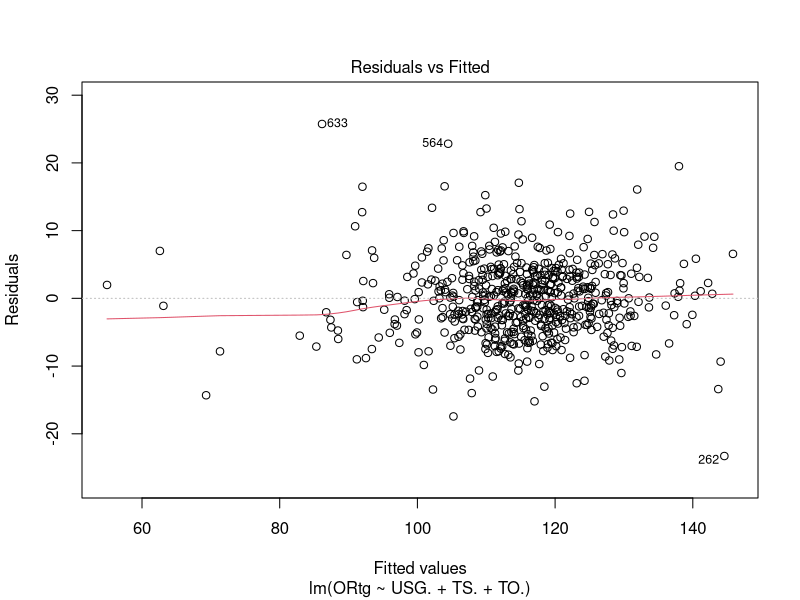
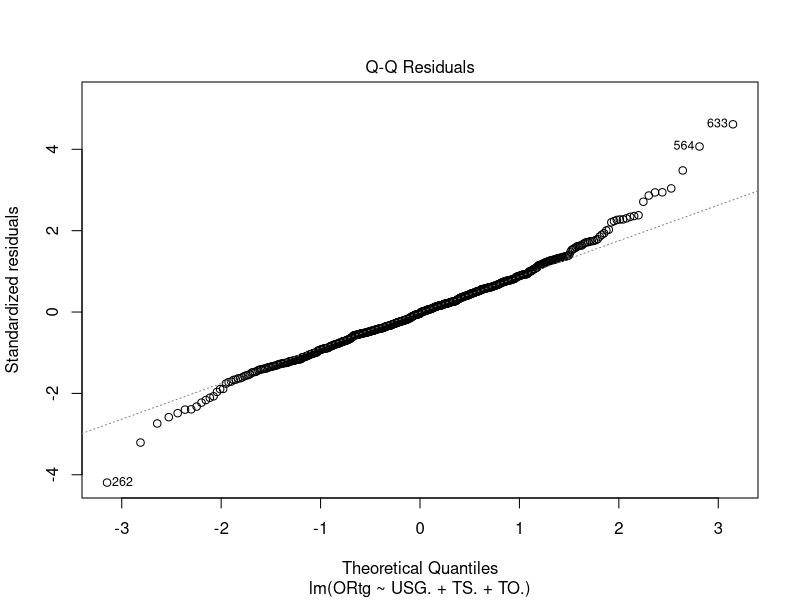
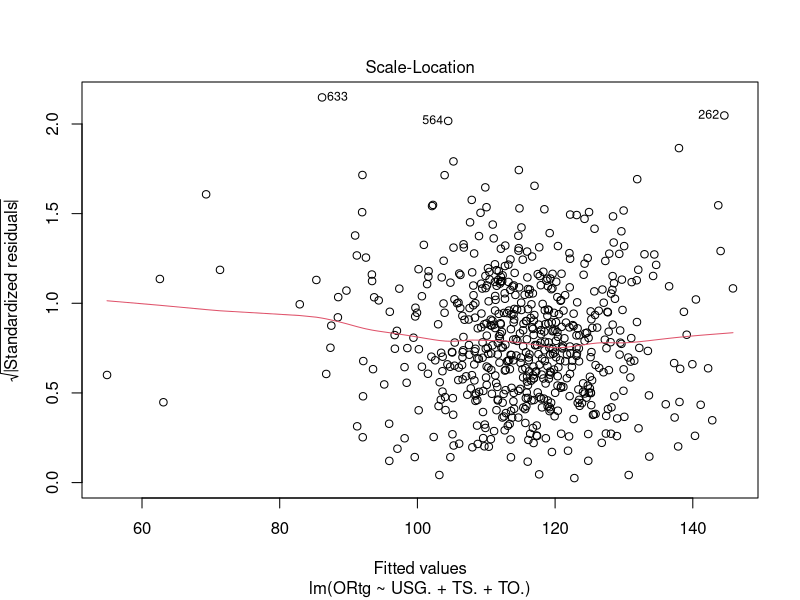
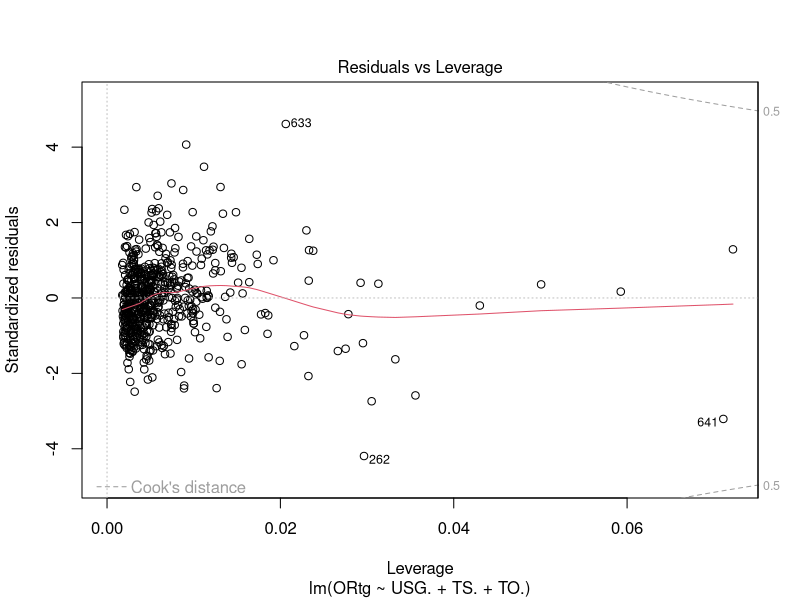
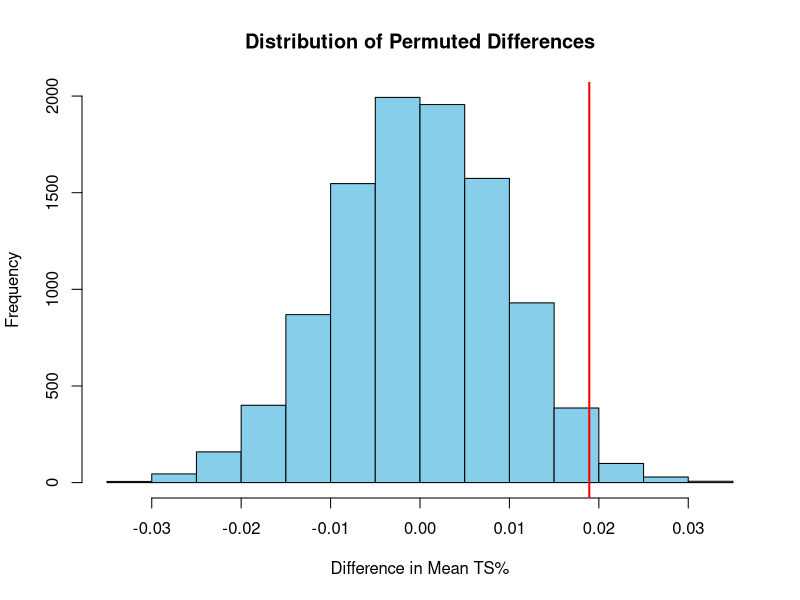
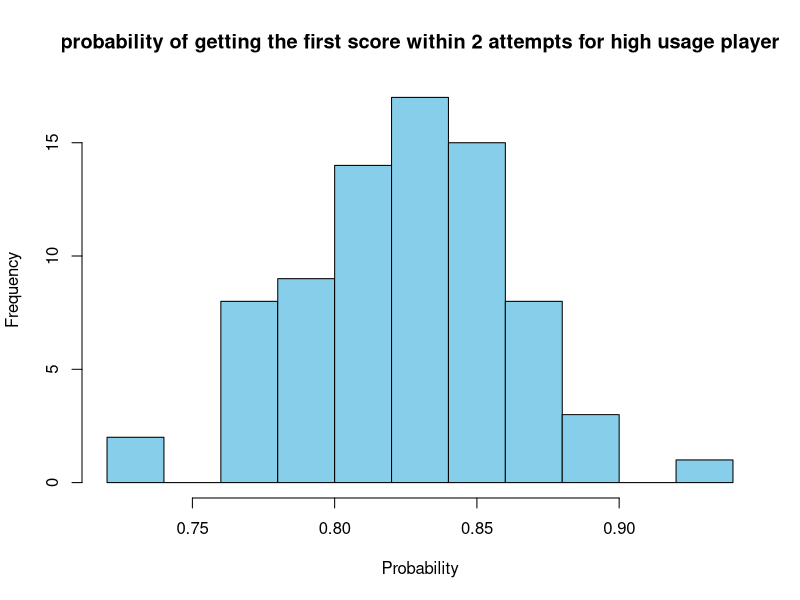
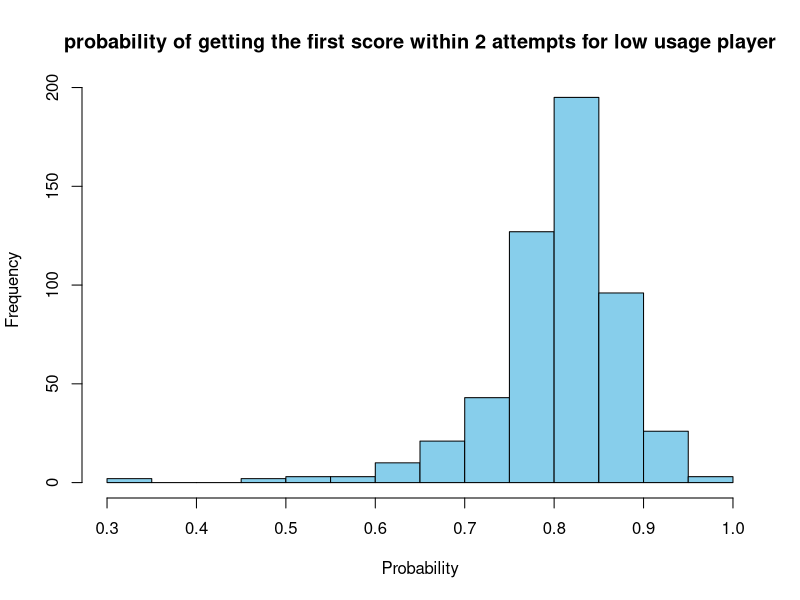

R code for these plots, in order:
## ---- chunk 1
knitr::opts_chunk$set(echo = TRUE)
## ---- chunk 2
nba_data <- read.csv("25-25PlayerStats.csv")

# Cleaning the data to remove outliers
# 1. Convert character columns to numeric

cols_to_fix <- c("USG.", "TS.", "TO.", "ORtg", "eFG.")
nba_data[cols_to_fix] <- lapply(nba_data[cols_to_fix], as.numeric)

# 2. Filter for play-time requirements and outliers 
cleaned_data <- subset(nba_data, 
                       MpG >= 4 & 
                       GP >= 3 & 
                       ORtg <= 160 & 
                       ORtg >= 50 & 
                       TO. >= 2 & 
                       TO. <= 50)

# 3. Remove rows with missing values in key analytical variables
critical_cols <- c("USG.", "TS.", "TO.", "ORtg")
cleaned_data <- cleaned_data[complete.cases(cleaned_data[, critical_cols]), ]

# 4. View results
summary(cleaned_data)
## ---- chunk 3
# Multiple linear regression based on cleaned data
regression_model <- lm(ORtg ~ USG. + TS. + TO., data = cleaned_data)

# Storing summary of outputs determined via regression model
model_summary <- summary(regression_model)

# Storing the coefficient table
coef_table <- coef(model_summary)

# Storing confidence intervals
coef_intervals <- confint(regression_model)

cat("MULTIPLE LINEAR REGRESSION RESULTS\n")

cat("Regression equation coefficients:\n")
print(round(coef(regression_model), 4))

cat("\nRegression equation:\n")
cat("Predicted ORtg = ",
    round(coef(regression_model)[1], 4), " + ",
    round(coef(regression_model)["USG."], 4), "(USG.) + ",
    round(coef(regression_model)["TS."], 4), "(TS.) + ",
    round(coef(regression_model)["TO."], 4), "(TO.)\n",
    sep = "")

# Printing regression equation coefficients
cat("\nCoefficient table:\n")
print(round(coef_table, 4))

# Printing adjusted R^2
cat("\nAdjusted R-squared:\n")
cat(round(model_summary$adj.r.squared, 4), "\n")

# Printing p-values for intercept and predictors
cat("\nP-values:\n")
print(coef_table[, "Pr(>|t|)"])

# Confidence intervals for determined coefficients
cat("\n95% confidence intervals for coefficients:\n")
print(round(coef_intervals, 4))

# Plot model
plot(regression_model)

## ---- chunk 4
# Define groups 
high_usage <- cleaned_data$TS.[cleaned_data$USG. > 25]
low_usage <- cleaned_data$TS.[cleaned_data$USG. <= 25]

# Observed difference
obs_diff <- mean(high_usage) - mean(low_usage)

# Permutation Test 
set.seed(4714)

n_permutations <- 10000
perm_diffs <- numeric(n_permutations)
all_ts <- c(high_usage, low_usage)
n_high <- length(high_usage)

for (i in 1:n_permutations) {
  shuffled <- sample(all_ts)
  perm_high <- shuffled[1:n_high]
  perm_low <- shuffled[(n_high + 1):length(all_ts)]
  perm_diffs[i] <- mean(perm_high) - mean(perm_low)
}

# Calculate P-value (two-tailed)
p_value <- mean(abs(perm_diffs) >= abs(obs_diff))
print(paste("Permutation P-value:", p_value))

# Visualize the distribution
hist(perm_diffs, main="Distribution of Permuted Differences", 
     xlab="Difference in Mean TS%", col="skyblue")
abline(v = obs_diff, col="red", lwd=2)
## ---- chunk 5
#high usage rate
expected_value_h <- mean (1/high_usage)
expected_value_h
k  <- 2
success_less_than_2_h <- pgeom(k-1,high_usage)
hist(success_less_than_2_h, main="probability of getting the first score within 2 attempts for high usage player", xlab="Probability", col="skyblue")

# low usage rate
expected_value_l <- mean (1/low_usage)
expected_value_l

success_less_than_2_l <- pgeom(k-1,low_usage)
hist(success_less_than_2_l, main="probability of getting the first score within 2 attempts for low usage player", xlab="Probability", col="skyblue")
